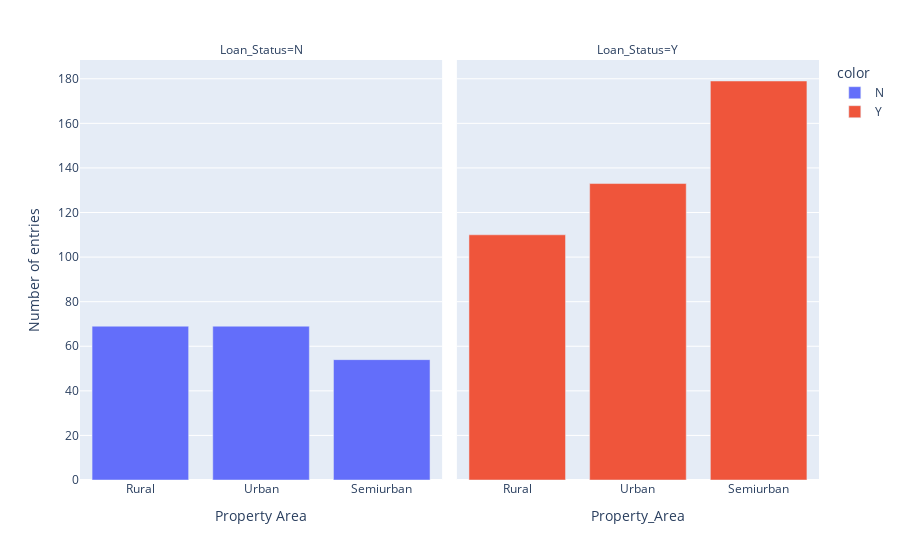

The code cell stored with this chart in its notebook:
### Markdown cell above
#### Step 4. Plot data on bar graph

### Code cell
#Nmae figure X and Y axis
fig.update_layout(xaxis_title='Property Area', yaxis_title='Number of entries')
fig.show()

### Figure 1 — Plotly figure (JSON) as saved in the notebook; plotly's stock layout.template omitted (floating-point values rounded to 4 significant figures)
{"data": [{"alignmentgroup": "True", "hovertemplate": "color=N<br>Loan_Status=N<br>Property_Area=%{x}<br>count=%{y}<extra></extra>", "legendgroup": "N", "marker": {"color": "#636efa", "pattern": {"shape": ""}}, "name": "N", "offsetgroup": "N", "orientation": "v", "showlegend": true, "textposition": "auto", "type": "bar", "x": ["Rural", "Urban", "Semiurban"], "xaxis": "x", "y": [69, 69, 54], "yaxis": "y"}, {"alignmentgroup": "True", "hovertemplate": "color=Y<br>Loan_Status=Y<br>Property_Area=%{x}<br>count=%{y}<extra></extra>", "legendgroup": "Y", "marker": {"color": "#EF553B", "pattern": {"shape": ""}}, "name": "Y", "offsetgroup": "Y", "orientation": "v", "showlegend": true, "textposition": "auto", "type": "bar", "x": ["Semiurban", "Urban", "Rural"], "xaxis": "x2", "y": [179, 133, 110], "yaxis": "y2"}], "layout": {"annotations": [{"font": {}, "showarrow": false, "text": "Loan_Status=N", "x": 0.245, "xanchor": "center", "xref": "paper", "y": 1, "yanchor": "bottom", "yref": "paper"}, {"font": {}, "showarrow": false, "text": "Loan_Status=Y", "x": 0.755, "xanchor": "center", "xref": "paper", "y": 1, "yanchor": "bottom", "yref": "paper"}], "barmode": "relative", "legend": {"title": {"text": "color"}, "tracegroupgap": 0}, "margin": {"t": 60}, "xaxis": {"anchor": "y", "domain": [0, 0.49], "title": {"text": "Property Area"}}, "xaxis2": {"anchor": "y2", "domain": [0.51, 1], "matches": "x", "title": {"text": "Property_Area"}}, "yaxis": {"anchor": "x", "domain": [0, 1], "title": {"text": "Number of entries"}}, "yaxis2": {"anchor": "x2", "domain": [0, 1], "matches": "y", "showticklabels": false}}}
